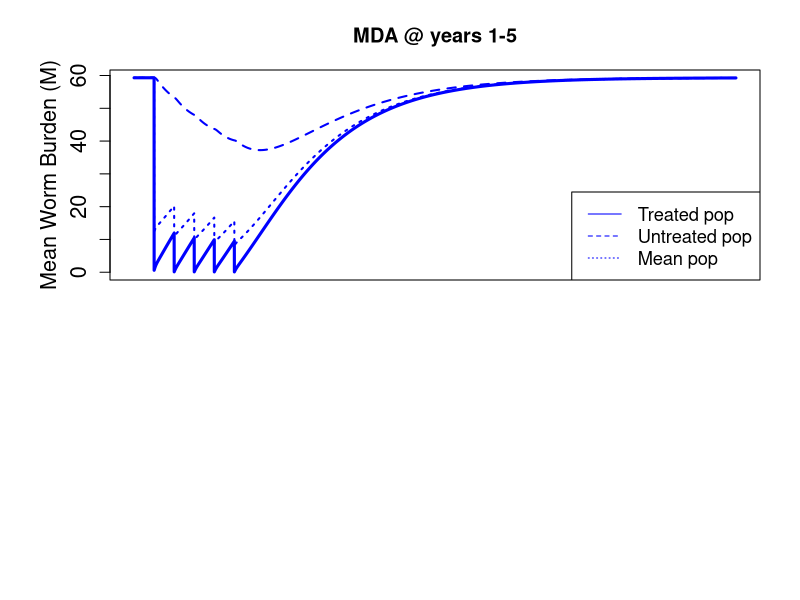

Source code (R): (Note: this script raises an error after producing the figure.)
## A schisto model with modeled MDA interventions
library(deSolve)
#Base schisto model 
schisto=function(t, n, parameters) { 
  with(as.list(parameters),{
    S=n[1]
    E=n[2]
    I=n[3]
    W=n[4]
    N=S+E+I
    pred= (alpha*P)/(1+alpha*N*Th)
    #inf= 0.5*beta*W*H*m*H
    inf= 0.5*beta*W*H*m*S
    dSdt= f_N*((1-(phi_N*N))*(S+(z*E))) - (mu_N*S) - (pred*S) - inf
    dEdt= inf - ((mu_N+pred+sigma)*E)
    dIdt= (sigma*E) - ((mu_N+mu_I)*I) - (pred*I)
    dWdt= (lamda*I) - ((mu_W+mu_H)*W)
    return(list(c(dSdt,dEdt,dIdt,dWdt)))
  }) 
} 

#W divided into treated and untreated groups
schisto_WtWu=function(t, n, parameters) { 
  with(as.list(parameters),{
    S=n[1]
    E=n[2]
    I=n[3]
    Wt=n[4]
    Wu=n[5]
    N=S+E+I
    W=(0.8*Wt)+(0.2*Wu)
    pred= (alpha*P)/(1+alpha*N*Th)
    inf= 0.5*beta*W*H*m*S
    dSdt= f_N*((1-(phi_N*N))*(S+(z*E))) - (mu_N*S) - (pred*S) - inf
    dEdt= inf - ((mu_N+pred+sigma)*E)
    dIdt= (sigma*E) - ((mu_N+mu_I)*I) - (pred*I)
    dWtdt= (lamda*I) - ((mu_W+mu_H)*Wt)
    dWudt= (lamda*I) - ((mu_W+mu_H)*Wu)
    return(list(c(dSdt,dEdt,dIdt,dWtdt,dWudt)))
  }) 
} 

#Paramaters and initial conditions ########################
time=seq(0,365*30,1)
p=0
parameters=c(f_N=0.16, #Instantaneous snail mortality rate
             phi_N= (1-1/(80*0.16))/10000, #~Inverse of snail carrying capacity
             z=0.5, #Fraction of exposed snails that reproduce
             mu_N=1/80, #Snail mortality rate; assumed lifespan=12 weeks
             alpha=0.003, #per capita prawn attack rate on humans
             P=p, #Number of prawns in the system
             Th=0.1, #Prawn predation max
             beta=0.000004, #Snail infection probability
             H=1000, # human population
             sigma=0.02, # exposed snails becoming infected
             mu_I=0.05, #Enhanced mortality of infected snails
             lamda=0.00004, #Human infection probability from infected snails
             mu_H=0.00004566, #Worm mortality from host deaths
             mu_W=0.00091324, #Adult worm natural mortality
             m=0.5 #Miracidial production per reproductive female
)
nstart=c(S=2435,E=4444,I=1422, W=59) #VALUES USED HERE ARE PRAWN-FREE EQUILIBRIUM
output=as.data.frame(ode(nstart,time,schisto,parameters)) 
output[c((max(time)-100):max(time)),2:5]
eqbm<-output[max(time),2:5]
eqbm

#MDA Model ################
MDA_5years<-function(years,coverage,efficacy, eqbm, total_years){
  eqbm<-c(S=2435,E=4445,I=1422,W=59.3)
  entryValue<-eqbm
  exitValue<-numeric()
  mda_output<-numeric() # stores all the variable values
  W_treated<-numeric()
  W_untreated<-numeric()
  start<-numeric()
  end<-numeric()
  for(y in years){
    if(y==1){
      start<-365*(y-1)
      end<-(365*y)-1
      
      time<-seq(start-start,end-start,1)
      p=0
      parameters=c(f_N=0.16, #Instantaneous snail mortality rate
                   phi_N= (1-1/(80*0.16))/10000, #~Inverse of snail carrying capacity
                   z=0.5, #Fraction of exposed snails that reproduce
                   mu_N=1/80, #Snail mortality rate; assumed lifespan=12 weeks
                   alpha=0.003, #per capita prawn attack rate on humans
                   P=p, #Number of prawns in the system
                   Th=0.1, #Prawn predation max
                   beta=0.000004, #Snail infection probability
                   H=1000, # human population
                   sigma=0.02, # exposed snails becoming infected
                   mu_I=0.05, #Enhanced mortality of infected snails
                   lamda=0.00004, #Human infection probability from infected snails
                   mu_H=0.00004566, #Worm mortality from host deaths
                   mu_W=0.00091324, #Adult worm natural mortality
                   m=0.5 #Miracidial production per reproductive female
      )
      nstart=as.numeric(entryValue)
      output=as.data.frame(ode(nstart,time,schisto,parameters)) 
      output_correctTime<-output
      output_correctTime[,1]<-output_correctTime[,1]+start
      mda_output<-rbind(mda_output, output_correctTime)
      mda_output<-cbind(mda_output, mda_output[,5])
      colnames(mda_output)[6]<-5
      exitValue<-as.numeric(output[max(time),2:5])
      entryValue<-exitValue
      entryValue<-c(exitValue, exitValue[4])
      entryValue[4]<-(1-efficacy)*entryValue[4]
      entryValue[5]<-entryValue[5]
    }
    if(y>1){
      start<-365*(y-1)
      end<-(365*y)-1
      
      time<-seq(start-start,end-start,1)
      p=0
      parameters=c(f_N=0.16, #Instantaneous snail mortality rate
                   phi_N= (1-1/(80*0.16))/10000, #~Inverse of snail carrying capacity
                   z=0.5, #Fraction of exposed snails that reproduce
                   mu_N=1/80, #Snail mortality rate; assumed lifespan=12 weeks
                   alpha=0.003, #per capita prawn attack rate on humans
                   P=p, #Number of prawns in the system
                   Th=0.1, #Prawn predation max
                   beta=0.000004, #Snail infection probability
                   H=1000, # human population
                   sigma=0.02, # exposed snails becoming infected
                   mu_I=0.05, #Enhanced mortality of infected snails
                   lamda=0.00004, #Human infection probability from infected snails
                   mu_H=0.00004566, #Worm mortality from host deaths
                   mu_W=0.00091324, #Adult worm natural mortality
                   m=0.5 #Miracidial production per reproductive female
      )
      nstart=as.numeric(entryValue)
      output=as.data.frame(ode(nstart,time,schisto_WtWu,parameters)) 
      output_correctTime<-output
      output_correctTime[,1]<-output_correctTime[,1]+start
      mda_output<-rbind(mda_output, output_correctTime)
      exitValue<-as.numeric(output[max(time),2:6])
      entryValue<-exitValue
      entryValue[4]<-(1-efficacy)*(entryValue[4])
      entryValue[5]<-entryValue[5]
    }
  
    print(c(y, entryValue[4], entryValue[5]))
   
   
  }
  #run till end 
  start<-end+1
  end<-365*total_years
  time<-seq(start-start,end-start,1)
  p=0
  parameters=c(f_N=0.16, #Instantaneous snail mortality rate
               phi_N= (1-1/(80*0.16))/10000, #~Inverse of snail carrying capacity
               z=0.5, #Fraction of exposed snails that reproduce
               mu_N=1/80, #Snail mortality rate; assumed lifespan=12 weeks
               alpha=0.003, #per capita prawn attack rate on humans
               P=p, #Number of prawns in the system
               Th=0.1, #Prawn predation max
               beta=0.000004, #Snail infection probability
               H=1000, # human population
               sigma=0.02, # exposed snails becoming infected
               mu_I=0.05, #Enhanced mortality of infected snails
               lamda=0.00004, #Human infection probability from infected snails
               mu_H=0.00004566, #Worm mortality from host deaths
               mu_W=0.00091324, #Adult worm natural mortality
               m=0.5 #Miracidial production per reproductive female
  )
  nstart=as.numeric(entryValue)
  output=as.data.frame(ode(nstart,time,schisto_WtWu,parameters)) 
  output_correctTime<-output
  output_correctTime[,1]<-output_correctTime[,1]+start
  mda_output<-rbind(mda_output, output_correctTime)
  
 mda_output 
 
  
  
}# end of function

#Values for MDA model  ####################
years<-c(1,2,3,4,5) # years of MDA intervention
coverage<-0.8 # coverage within human population at intervention
efficacy<-0.99 # efficacy of intervetnion (% adult worms cleared)
total_years<-30 # Years of model run

mda_output<-MDA_5years(years,coverage,efficacy, eqbm, total_years)
#Plot results of MDA model ######################
par(mfrow=c(2,1), cex.lab=1.4, cex.axis=1.3)
#Mean worm burden
par(mai=c(0.2, 1.1, 0.7,0.4))
  plot(mda_output[,1], mda_output[,5], type='l', xlab="", lwd=3,
      ylab="",ylim=c(0,max(mda_output[,5])), col="blue", xaxt='n',
      main="MDA @ years 1-5")
    mtext("Mean Worm Burden (M)", side=2, line=2.5, cex=1.3)
    lines(mda_output[,1], mda_output[,6], type='l', col="blue", lty=2, lwd=2)
    lines(mda_output[,1], (0.2*mda_output[,6]+ 0.8*mda_output[,5]), type='l', 
          col="blue", lty=3, lwd=2)
    legend("bottomright", c("Treated pop", "Untreated pop", "Mean pop"), 
           lty=c(1,2,3), col="blue", cex=1.1)
#prevalence
  par(mai=c(1.2, 1.1, 0.1,0.4))  
  plot(mda_output[,1], prev(W=mda_output[,5]), type='l', xlab="time (days)", lwd=3,
      ylab="",ylim=c(0,1), col="blue")
    mtext("Prevalence", side=2, line=2.5, cex=1.3)
    lines(mda_output[,1], prev(W=mda_output[,6]), type='l', col="blue", lty=2, lwd=2)
    lines(mda_output[,1], prev(W=(0.2*mda_output[,6]+ 0.8*mda_output[,5])), 
          type='l', col="blue", lty=3, lwd=2)
    
  
  
  
#MDA intervention coupled with prawn stocking #########################
Prawns_MDA_2_4<-function(Prawns=50,coverage,efficacy, eqbm, total_years){
  eqbm<-c(S=2435,E=4445,I=1422,Wt=59.3,Wu=59.3)
  entryValue<-eqbm
  exitValue<-numeric()
  prawn_output<-numeric() # stores all the variable values
  W_treated<-numeric()
  W_untreated<-numeric()
  start<-numeric()
  end<-numeric()
    
    
    #first two years
    start<-0
    end<-(365*2)-1
    
    time<-seq(start-start,end-start,1)
    parameters=c(f_N=0.16, #Instantaneous snail mortality rate
                 phi_N= (1-1/(80*0.16))/10000, #~Inverse of snail carrying capacity
                 z=0.5, #Fraction of exposed snails that reproduce
                 mu_N=1/80, #Snail mortality rate; assumed lifespan=12 weeks
                 alpha=0.003, #per capita prawn attack rate on humans
                 P=Prawns, #Number of prawns in the system
                 Th=0.1, #Prawn predation max
                 beta=0.000004, #Snail infection probability
                 H=1000, # human population
                 sigma=0.02, # exposed snails becoming infected
                 mu_I=0.05, #Enhanced mortality of infected snails
                 lamda=0.00004, #Human infection probability from infected snails
                 mu_H=0.00004566, #Worm mortality from host deaths
                 mu_W=0.00091324, #Adult worm natural mortality
                 m=0.5 #Miracidial production per reproductive female
    )
    nstart=as.numeric(entryValue)
    output=as.data.frame(ode(nstart,time,schisto_WtWu,parameters)) 
    output_correctTime<-output
    output_correctTime[,1]<-output_correctTime[,1]+start
    prawn_output<-rbind(prawn_output, output_correctTime)
    exitValue<-as.numeric(output[max(time),2:5])
    entryValue<-exitValue
    entryValue<-c(exitValue, exitValue[4])
    entryValue[4]<-(1-efficacy)*entryValue[4]
    entryValue[5]<-entryValue[5]
    
    #first treatment at year=2
    start<-end+1
    end<-(365*4)-1
    
    time<-seq(start-start,end-start,1)
    parameters=c(f_N=0.16, #Instantaneous snail mortality rate
                 phi_N= (1-1/(80*0.16))/10000, #~Inverse of snail carrying capacity
                 z=0.5, #Fraction of exposed snails that reproduce
                 mu_N=1/80, #Snail mortality rate; assumed lifespan=12 weeks
                 alpha=0.003, #per capita prawn attack rate on humans
                 P=Prawns, #Number of prawns in the system
                 Th=0.1, #Prawn predation max
                 beta=0.000004, #Snail infection probability
                 H=1000, # human population
                 sigma=0.02, # exposed snails becoming infected
                 mu_I=0.05, #Enhanced mortality of infected snails
                 lamda=0.00004, #Human infection probability from infected snails
                 mu_H=0.00004566, #Worm mortality from host deaths
                 mu_W=0.00091324, #Adult worm natural mortality
                 m=0.5 #Miracidial production per reproductive female
    )
    nstart=as.numeric(entryValue)
    output=as.data.frame(ode(nstart,time,schisto_WtWu,parameters)) 
    output_correctTime<-output
    output_correctTime[,1]<-output_correctTime[,1]+start
    prawn_output<-rbind(prawn_output, output_correctTime)
    exitValue<-as.numeric(output[max(time),2:6])
    entryValue<-exitValue
    entryValue[4]<-(1-efficacy)*(entryValue[4])
    entryValue[5]<-entryValue[5]
    
    
    print(c(2, entryValue[4], entryValue[5]))
    
    # at year 4, MDA
    start<-end+1
    end<-(365*total_years)-1
    
    time<-seq(start-start,end-start,1)
    parameters=c(f_N=0.16, #Instantaneous snail mortality rate
                 phi_N= (1-1/(80*0.16))/10000, #~Inverse of snail carrying capacity
                 z=0.5, #Fraction of exposed snails that reproduce
                 mu_N=1/80, #Snail mortality rate; assumed lifespan=12 weeks
                 alpha=0.003, #per capita prawn attack rate on humans
                 P=Prawns, #Number of prawns in the system
                 Th=0.1, #Prawn predation max
                 beta=0.000004, #Snail infection probability
                 H=1000, # human population
                 sigma=0.02, # exposed snails becoming infected
                 mu_I=0.05, #Enhanced mortality of infected snails
                 lamda=0.00004, #Human infection probability from infected snails
                 mu_H=0.00004566, #Worm mortality from host deaths
                 mu_W=0.00091324, #Adult worm natural mortality
                 m=0.5 #Miracidial production per reproductive female
    )
    nstart=as.numeric(entryValue)
    output=as.data.frame(ode(nstart,time,schisto_WtWu,parameters)) 
    output_correctTime<-output
    output_correctTime[,1]<-output_correctTime[,1]+start
    prawn_output<-rbind(prawn_output, output_correctTime)
    exitValue<-as.numeric(output[max(time),2:6])
    entryValue<-exitValue
    entryValue[4]<-(1-efficacy)*(entryValue[4])
    entryValue[5]<-entryValue[5]
    
    print(c(4, entryValue[4], entryValue[5]))
    
    
    
    prawn_output 
    
    
    
  }# end of function
  
#Starting values and run of MDA+Prawn model ####################
Prawns=50 #Number of prawns in system (constant)
coverage<-0.8 #Coverage of MDA intervention
efficacy<-0.99 #Efficacy of MDA intervention
total_years<-30 #Time of model run
  
  prawn_output<-Prawns_MDA_2_4(Prawns,coverage,efficacy, eqbm, total_years)
  
#Plot results of MDA + Prawn model #############################  
#Mean worm burden
par(mfrow=c(2,1), cex.axis=1.3, cex.lab=1.4)
  par(mai=c(0.2, 1.1, 0.7,0.4))
    plot(prawn_output[,1], prawn_output[,5], type='l', lwd=3,
        xlab="",ylab="Mean worm burden",main="MDA at 2&4 yrs with P=50",
        ylim=c(0,max(prawn_output[,5])), col="blue", xaxt='n')
      lines(prawn_output[,1], prawn_output[,6], type='l', col="blue", lty=2, lwd=3)
      lines(prawn_output[,1], (0.2*prawn_output[,6]+ 0.8*prawn_output[,5]), type='l', 
            col="blue", lty=3, lwd=2)
      legend("topright", c("Treated pop", "Untreated pop", "Mean pop"), lty=c(1,2,3), col="blue")
#Prevalence  
  par(mai=c(1.2, 1.1, 0.1,0.4))
    plot(prawn_output[,1], prev(W=prawn_output[,5]), type='l', lwd=3,
        xlab="time (days)",ylab="Prevalence",main="",
        ylim=c(0,1), col="blue")
      lines(prawn_output[,1], prev(W=prawn_output[,6]), type='l', col="blue", lty=2, lwd=3)
      lines(prawn_output[,1], prev(W=(0.2*prawn_output[,6]+ 0.8*prawn_output[,5])), type='l', 
            col="blue", lty=3, lwd=2)
      
#Plot results of MDA alone and MDA + Prawn models together ###################
  par(mfrow=c(2,1))
  #Plot1: MDA Alone
  par(mar=c(1.5, 4.0, 2.0, 2.0))
    plot(mda_output[,1], mda_output[,5], type='l', xlab="", xaxt='n', lwd=3,
         ylab="",ylim=c(0,max(mda_output[,5])), col="blue")
    lines(mda_output[,1], mda_output[,6], type='l', col="blue", lty=2, lwd=2)

  #Plot2: MDA+Prawns
  par(mar=c(4.5, 4.0, 1.0, 2.0), cex.lab=1.2)
    plot(prawn_output[,1], prawn_output[,5], type='l', lwd=3,
         xlab="", ylab="", ylim=c(0,max(prawn_output[,5])), col="blue",
         main="MDA with Prawns")
    mtext("time (days)", side=1, line=2.5, cex=1.3)
    mtext("Mean Worm Burden (M)", side=2, at=c(-2000,75), cex=1.5, line=2.5)
    lines(prawn_output[,1], prawn_output[,6], type='l', col="blue", lty=2, lwd=3)
    legend("topright", c("Treated pop", "Untreated pop"), lty=c(1,2), col="blue")
    
